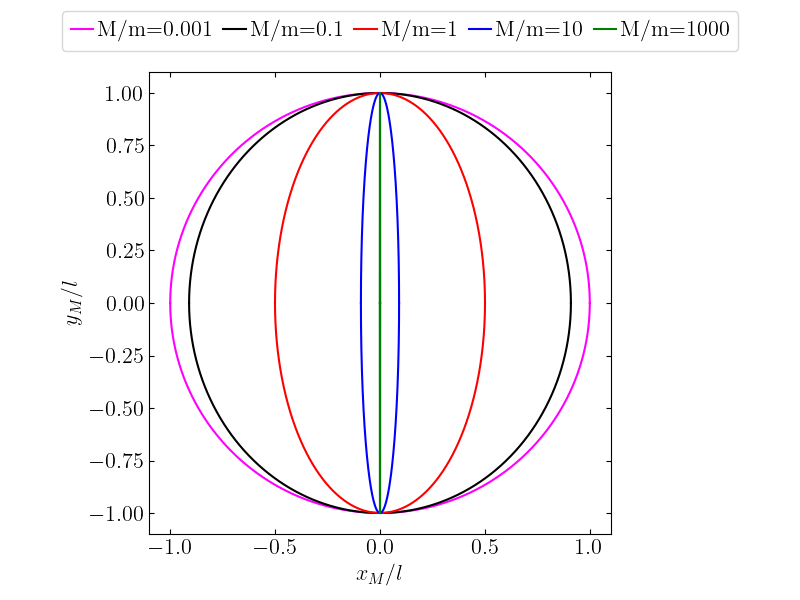

The script that saved this image:
import matplotlib.pyplot as plt
import ptrace as pt
import numpy as np
import warnings

warnings.filterwarnings("ignore")


def r(xM, Mm):
    return np.sqrt(1 - (1 + Mm) ** 2 * xM ** 2)


xM = np.linspace(-2, 2, int(1e7))

Mms = [0.001, 0.1, 1, 10, 1000]
cs = ["magenta", "k", "r", "b", "g"]


pt.mpl(tex=True)
fig, ax = plt.subplots(1, 1, figsize=(8, 6))
fig.subplots_adjust(left=0.05)

for j in range(len(Mms)):
    ax.plot(xM, r(xM, Mms[j]), c=cs[j], label=f"M/m={Mms[j]}")
    ax.plot(xM, -r(xM, Mms[j]), c=cs[j])


ax.set_aspect("equal")
ax.set_xlabel("$x_M/l$")
ax.set_ylabel("$y_M/l$")
ax.tick_params(**pt.params)
fig.legend(ncol=5, loc=9, columnspacing=0.5, handlelength=1, handletextpad=0.2)

fig.savefig("p1.png")

